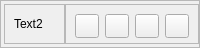
                <widget class="QFrame" name="frame_51">
                 <property name="maximumSize">
                  <size>
                   <width>16777213</width>
                   <height>48</height>
                  </size>
                 </property>
                 <property name="frameShape">
                  <enum>QFrame::StyledPanel</enum>
                 </property>
                 <property name="frameShadow">
                  <enum>QFrame::Raised</enum>
                 </property>
                 <layout class="QHBoxLayout" name="horizontalLayout_140">
                  <property name="spacing">
                   <number>0</number>
                  </property>
                  <property name="leftMargin">
                   <number>3</number>
                  </property>
                  <property name="topMargin">
                   <number>0</number>
                  </property>
                  <property name="rightMargin">
                   <number>0</number>
                  </property>
                  <property name="bottomMargin">
                   <number>0</number>
                  </property>
                  <item>
                   <widget class="QFrame" name="panelsBackground_85">
                    <property name="maximumSize">
                     <size>
                      <width>16777215</width>
                      <height>40</height>
                     </size>
                    </property>
                    <property name="styleSheet">
                     <string notr="true"/>
                    </property>
                    <property name="frameShape">
                     <enum>QFrame::StyledPanel</enum>
                    </property>
                    <property name="frameShadow">
                     <enum>QFrame::Raised</enum>
                    </property>
                    <layout class="QHBoxLayout" name="horizontalLayout_141">
                     <item>
                      <widget class="QLabel" name="label_71">
                       <property name="maximumSize">
                        <size>
                         <width>16777215</width>
                         <height>40</height>
                        </size>
                       </property>
                       <property name="text">
                        <string>Text2</string>
                       </property>
                      </widget>
                     </item>
                    </layout>
                   </widget>
                  </item>
                  <item>
                   <widget class="QFrame" name="panelsBackground_86">
                    <property name="maximumSize">
                     <size>
                      <width>16777215</width>
                      <height>40</height>
                     </size>
                    </property>
                    <property name="styleSheet">
                     <string notr="true"/>
                    </property>
                    <property name="frameShape">
                     <enum>QFrame::StyledPanel</enum>
                    </property>
                    <property name="frameShadow">
                     <enum>QFrame::Raised</enum>
                    </property>
                    <layout class="QHBoxLayout" name="horizontalLayout_142">
                     <item>
                      <widget class="QPushButton" name="footerSecond_textColor1">
                       <property name="minimumSize">
                        <size>
                         <width>24</width>
                         <height>24</height>
                        </size>
                       </property>
                       <property name="maximumSize">
                        <size>
                         <width>24</width>
                         <height>24</height>
                        </size>
                       </property>
                       <property name="text">
                        <string/>
                       </property>
                      </widget>
                     </item>
                     <item>
                      <widget class="QPushButton" name="footerSecond_textColor2">
                       <property name="minimumSize">
                        <size>
                         <width>24</width>
                         <height>24</height>
                        </size>
                       </property>
                       <property name="maximumSize">
                        <size>
                         <width>24</width>
                         <height>24</height>
                        </size>
                       </property>
                       <property name="text">
                        <string/>
                       </property>
                      </widget>
                     </item>
                     <item>
                      <widget class="QPushButton" name="footerSecond_textColor3">
                       <property name="minimumSize">
                        <size>
                         <width>24</width>
                         <height>24</height>
                        </size>
                       </property>
                       <property name="maximumSize">
                        <size>
                         <width>24</width>
                         <height>24</height>
                        </size>
                       </property>
                       <property name="text">
                        <string/>
                       </property>
                      </widget>
                     </item>
                     <item>
                      <widget class="QPushButton" name="footerSecond_textColor4">
                       <property name="minimumSize">
                        <size>
                         <width>24</width>
                         <height>24</height>
                        </size>
                       </property>
                       <property name="maximumSize">
                        <size>
                         <width>24</width>
                         <height>24</height>
                        </size>
                       </property>
                       <property name="text">
                        <string/>
                       </property>
                      </widget>
                     </item>
                    </layout>
                   </widget>
                  </item>
                 </layout>
                </widget>
